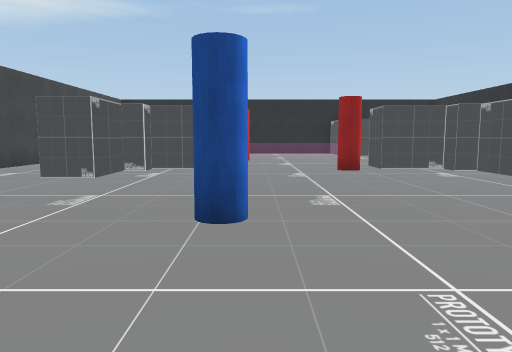
view 1 (above)

13 first-person views from a walk through a Unity game level. The camera is 1.5 m above the floor, tilts 6° down and sees 70° across. The floor is counted in squares, 2 m on a side. Each view is taken from the middle of a square. On the plan, view 1 faces up. The plan holds only what a view shows up to about 11 squares ahead; the rest is blank. The place goes on beyond the plan.

view 2
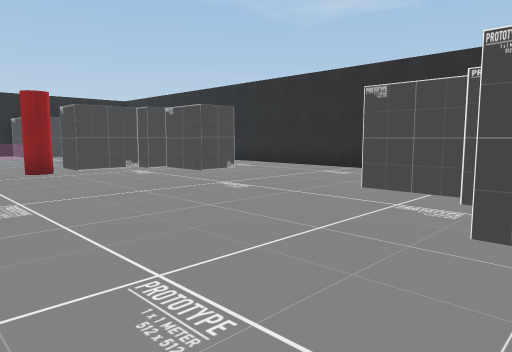

view 3
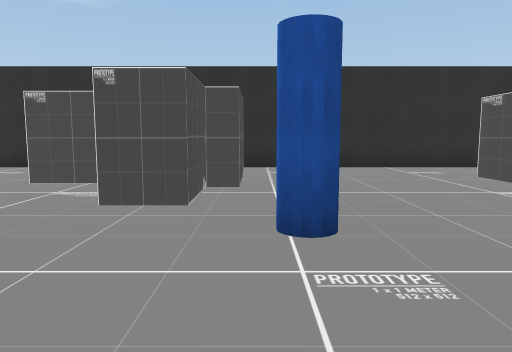

view 4
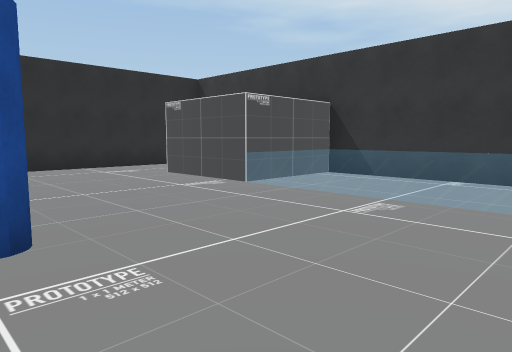

view 5
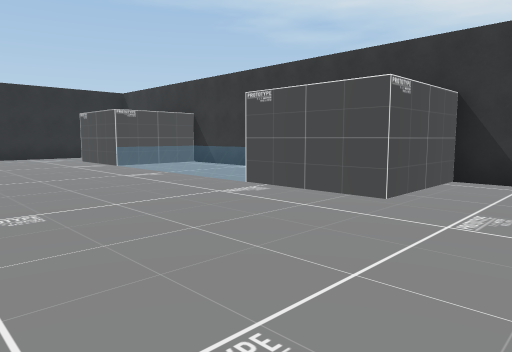

view 6
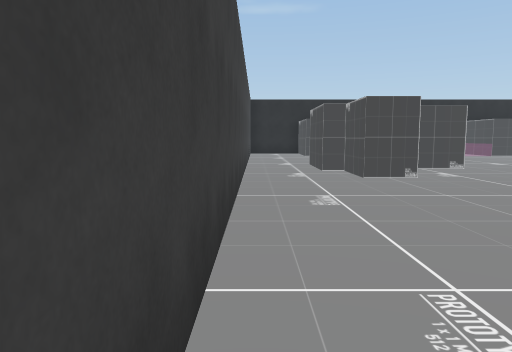

view 7
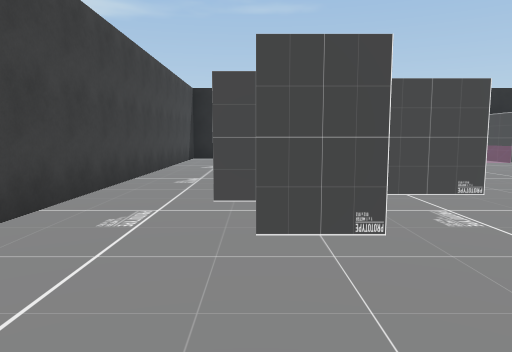

view 8
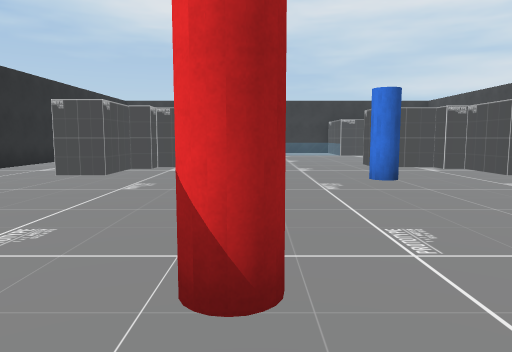

view 9
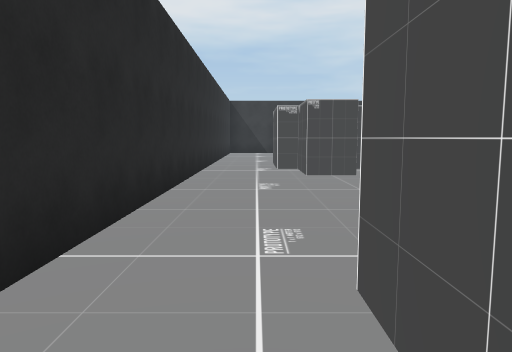

view 10
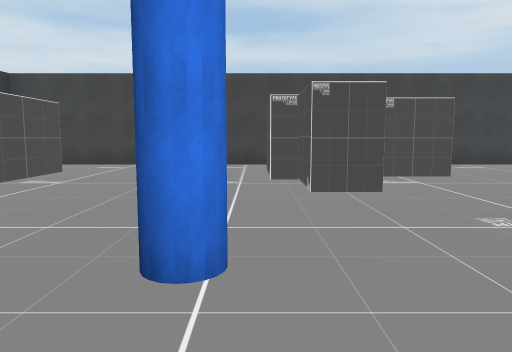

view 11
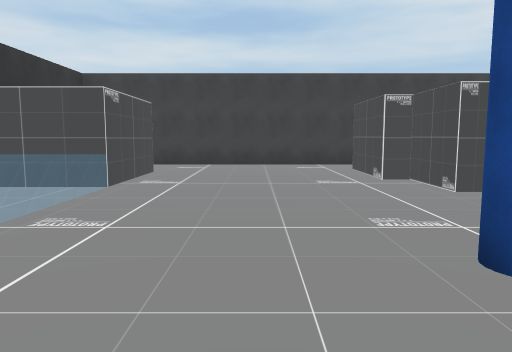

view 12
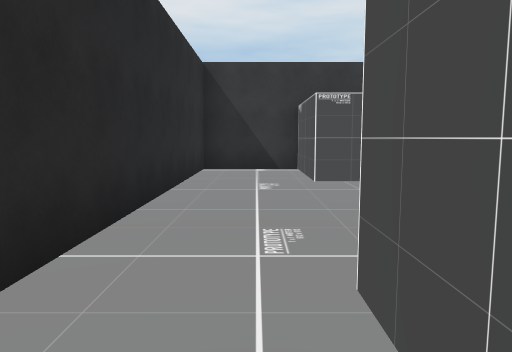

view 13
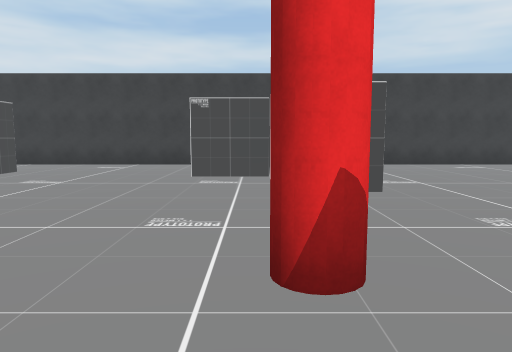

### Floor plan
Points are (right, up) in squares from view 1. A wall is a line through its corners. A room is listed if a view was taken in it or the views show most of it. See-through windows are left out.
Room 1 (views 1, 2, 3, 4, 5, 6, 7, 8, 9, 10, 11, 12, 13)
walls: (-0.9, 8.7) (-2.5, 8.7) (-2.5, 8.2); (-1, 0.9) (-1, -0.2) (-2.5, -0.2) (-2.5, -0.7) (-4.5, -0.7); (4.5, 8.2) (4.5, 8.7) (3, 8.7) (3, 9.8); (-3, 8.2) (-3, 6.7) (-4, 6.7) (-4, 8.2); (4, 0.8) (4.5, 0.8) (4.5, 1.3) (5, 1.3) (5, 2.8) (6, 2.8) (6, 1.3) (6.5, 1.3); (6, 6.7) (5, 6.7) (5, 8.2); (-4, 2.8) (-3, 2.8) (-3, 1.3) (-2.5, 1.3) (-2.5, 0.8) (-1.6, 0.8); (-4.5, 8.2) (-4.5, 10.2); (6.5, 1) (6.5, -0.7) (4.5, -0.7) (4.5, -0.2) (3, -0.2) (3, 0.8); (6.5, 9.4) (6.5, 8.2); (-6.2, 15.2) (-6.2, -6.5); (0.1, -7.8) (3.5, -7.8) (3.5, -5.3) (6, -5.3) (6, -7.8) (8.2, -7.8) (8.2, 8.4); (-4.9, -7.8) (-4, -7.8) (-4, -5.3) (-1.5, -5.3) (-1.5, -6.9)
objects: blue cylinder (0, 3); blue cylinder (2, -2); red cylinder (2, 8)

Positions as (right, up) in squares from view 1, and headings:
1: (0, 0), facing up
2: (0, 0), facing up-right
3: (-1, -1), facing right
4: (-1, -1), facing down-right
5: (-6, -1), facing down-right
6: (-6, 0), facing up
7: (-4, 4), facing up
8: (2, 10), facing down
9: (7, 10), facing down
10: (4, -1), facing left
11: (4, -3), facing left
12: (7, 1), facing down
13: (4, 8), facing left
